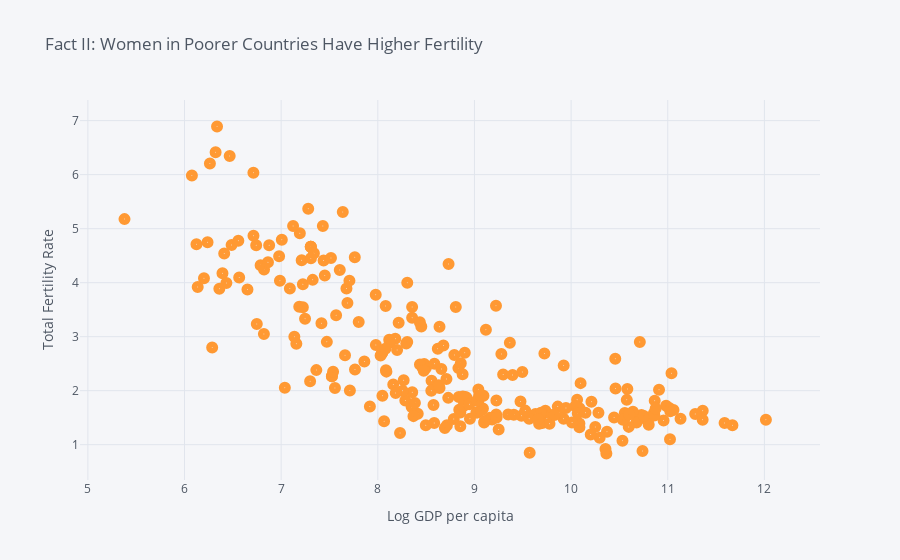

Notebook code for this chart:
### Markdown cell above
##### Relation between income and fertility

### Code cell
df.iplot(kind='scatter', mode='markers', symbol='circle-dot',
         x="Log GDP per capita",y="Total Fertility Rate",
         text=df.reset_index('country')['country'].values.tolist(),
         xTitle="Log GDP per capita",yTitle="Total Fertility Rate",
         title="Fact II: Women in Poorer Countries Have Higher Fertility")

### Figure 1 — Plotly figure (JSON) as saved in the notebook; plotly's stock layout.template omitted (floating-point values rounded to 4 significant figures; data arrays with more than 128 entries replaced by an {"elided": "..."} marker saying what was removed)
{"data": [{"line": {"color": "rgba(255, 153, 51, 1.0)", "dash": "solid", "shape": "linear", "width": 1.3}, "marker": {"size": 12, "symbol": "circle-dot"}, "mode": "markers", "name": "Total Fertility Rate", "text": {"elided": "266 str values"}, "type": "scatter", "x": {"elided": "266 float values"}, "y": {"elided": "266 mixed values"}}], "layout": {"legend": {"bgcolor": "#F5F6F9", "font": {"color": "#4D5663"}}, "paper_bgcolor": "#F5F6F9", "plot_bgcolor": "#F5F6F9", "title": {"font": {"color": "#4D5663"}, "text": "Fact II: Women in Poorer Countries Have Higher Fertility"}, "xaxis": {"gridcolor": "#E1E5ED", "showgrid": true, "tickfont": {"color": "#4D5663"}, "title": {"font": {"color": "#4D5663"}, "text": "Log GDP per capita"}, "zerolinecolor": "#E1E5ED"}, "yaxis": {"gridcolor": "#E1E5ED", "showgrid": true, "tickfont": {"color": "#4D5663"}, "title": {"font": {"color": "#4D5663"}, "text": "Total Fertility Rate"}, "zerolinecolor": "#E1E5ED"}}}
